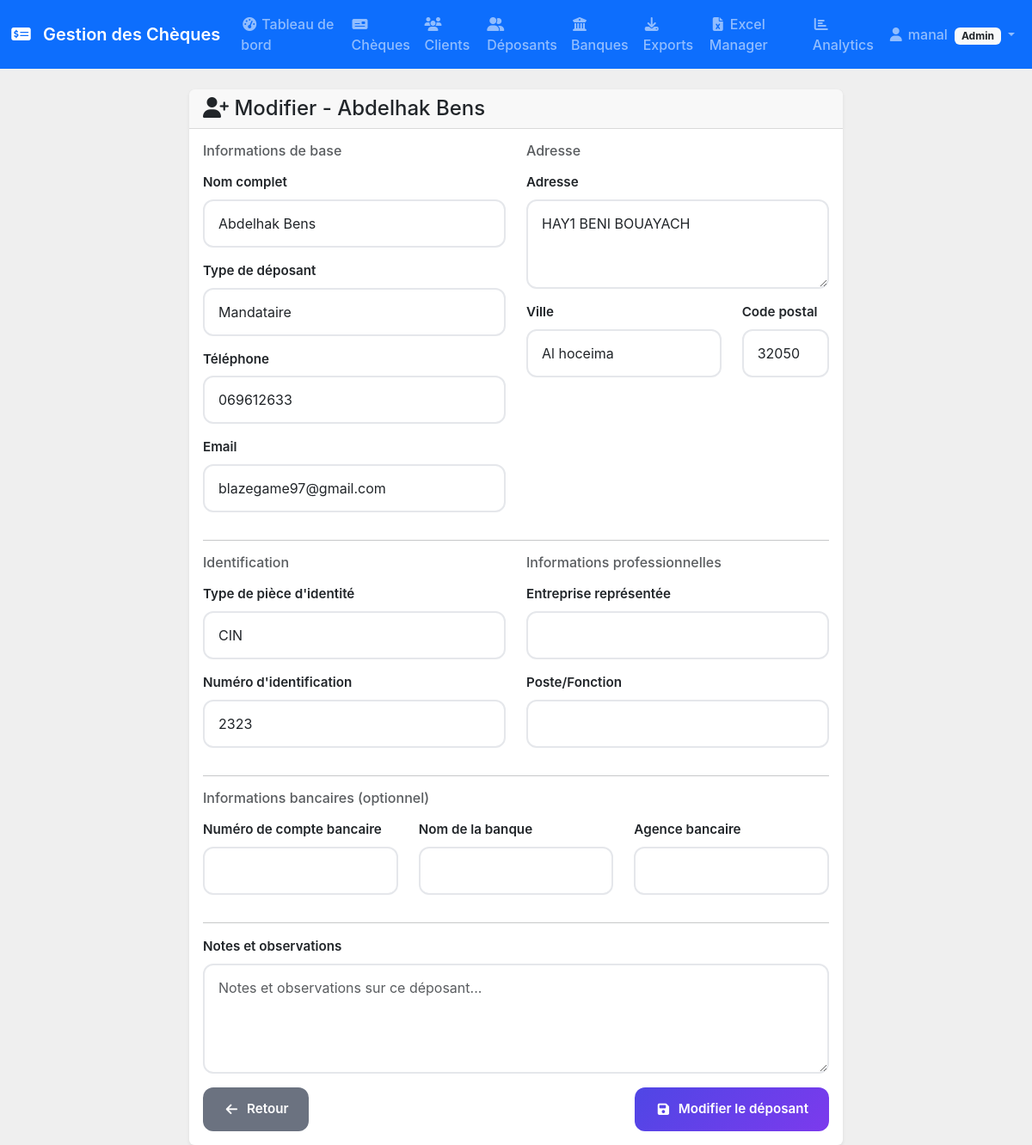
/depositors/depositors/1/edit (signed in), run on the app's committed database.
### models.py (models this page shows, shortened)
class User(UserMixin, db.Model):
    __tablename__ = 'users'
    id = db.Column(db.Integer, primary_key=True)
    username = db.Column(db.String(64), unique=True, nullable=False)
    email = db.Column(db.String(120), unique=True, nullable=False)
    password_hash = db.Column(db.String(256), nullable=False)
    role = db.Column(db.String(50), nullable=False, default='user')
    created_at = db.Column(db.DateTime, default=datetime.utcnow)
    is_active = db.Column(db.Boolean, default=True)
    last_login = db.Column(db.DateTime)
    phone = db.Column(db.String(20))
    department = db.Column(db.String(100))
    preferences = db.Column(db.Text)  # JSON preferences
    cheques_processed = db.Column(db.Integer, default=0)
    average_processing_time = db.Column(db.Float, default=0.0)
    audit_logs = db.relationship('AuditLog', backref='user', lazy=True)
    assigned_cheques = db.relationship('Cheque', lazy=True, foreign_keys='Cheque.assigned_user_id')
    __table_args__ = (
        CheckConstraint(role.in_(['admin', 'manager', 'employee', 'user']), name='check_user_role'),
        Index('idx_user_role', 'role'),
        Index('idx_user_active', 'is_active'),
    )

class Depositor(db.Model):
    __tablename__ = 'depositors'
    id = db.Column(db.Integer, primary_key=True)
    name = db.Column(db.String(200), nullable=False, index=True)
    type = db.Column(db.String(20), nullable=False, default='personne')  # personne, entreprise, mandataire
    phone = db.Column(db.String(20))
    email = db.Column(db.String(120))
    address = db.Column(db.Text)
    city = db.Column(db.String(100))
    postal_code = db.Column(db.String(20))
    id_number = db.Column(db.String(50))  # CIN, Passport, RC
    id_type = db.Column(db.String(20))  # cin, passport, rc, ice
    company_name = db.Column(db.String(200))
    job_title = db.Column(db.String(100))
    authorization_letter_path = db.Column(db.String(255))  # Scan of authorization letter
    bank_account_number = db.Column(db.String(50))
    bank_name = db.Column(db.String(100))
    bank_branch = db.Column(db.String(100))
    is_active = db.Column(db.Boolean, default=True, index=True)
    registration_date = db.Column(db.Date, default=date.today)
    last_deposit_date = db.Column(db.Date)
    total_deposits = db.Column(db.Integer, default=0)
    total_amount_deposited = db.Column(db.Numeric(15, 2), default=0)
    risk_level = db.Column(db.String(10), default='low')  # low, medium, high
    blocked = db.Column(db.Boolean, default=False)
    blocked_reason = db.Column(db.Text)
    blocked_date = db.Column(db.Date)
    blocked_by = db.Column(db.Integer, db.ForeignKey('users.id'))
    created_by = db.Column(db.Integer, db.ForeignKey('users.id'))
    created_at = db.Column(db.DateTime, default=datetime.utcnow)
    updated_at = db.Column(db.DateTime, default=datetime.utcnow, onupdate=datetime.utcnow)
    notes = db.Column(db.Text)
    deposited_cheques = db.relationship('Cheque', backref='depositor', lazy=True)
    deposit_logs = db.relationship('DepositLog', backref='depositor', lazy=True, cascade='all, delete-orphan')
    __table_args__ = (
        CheckConstraint(type.in_(['personne', 'entreprise', 'mandataire']), name='check_depositor_type'),
        CheckConstraint(id_type.in_(['cin', 'passport', 'rc', 'ice', 'carte_sejour']), name='check_id_type'),
        CheckConstraint(risk_level.in_(['low', 'medium', 'high']), name='check_depositor_risk'),
        Index('idx_depositor_name', 'name'),
        Index('idx_depositor_type', 'type'),
        Index('idx_depositor_active', 'is_active'),
        Index('idx_depositor_risk', 'risk_level'),
        Index('idx_depositor_id_number', 'id_number'),
        Index('idx_depositor_registration_date', 'registration_date'),
    )

### routes/depositors.py (the view, shortened to what this page needs)
@depositors_bp.route('/depositors/<int:id>/edit', methods=['GET', 'POST'])
@login_required
@role_required(['admin', 'comptable', 'agent'])
def edit_depositor(id):
    depositor = Depositor.query.get_or_404(id)
    form = DepositorForm(obj=depositor)
    return render_template('depositors/form.html',
                         form=form,
                         depositor=depositor,
                         title=f'Modifier - {depositor.name}')

### templates/depositors/form.html (shortened to what this page needs)
{% extends "base.html" %}
{% block content %}
<div class="container">
    <div class="row justify-content-center">
        <div class="col-lg-8">
            <div class="card">
                <div class="card-header">
                    <h4 class="mb-0">
                        <i class="fas fa-user-plus"></i> {{ title }}
                    </h4>
                </div>
                <div class="card-body">
                    <form method="POST" novalidate>
                        <div class="row">
                            <div class="col-md-6">
                                <h6 class="text-muted mb-3">Informations de base</h6>
                                <div class="mb-3">
                                    {{ form.name.label(class="form-label") }}
                                    {{ form.name(class="form-control" + (" is-invalid" if form.name.errors else "")) }}
                                </div>
                                <div class="mb-3">
                                    {{ form.type.label(class="form-label") }}
                                    {{ form.type(class="form-select" + (" is-invalid" if form.type.errors else ""), id="depositorType") }}
                                </div>
                                <div class="mb-3">
                                    {{ form.phone.label(class="form-label") }}
                                    {{ form.phone(class="form-control" + (" is-invalid" if form.phone.errors else "")) }}
                                </div>
                                <div class="mb-3">
                                    {{ form.email.label(class="form-label") }}
                                    {{ form.email(class="form-control" + (" is-invalid" if form.email.errors else "")) }}
                                </div>
                            </div>
                            <div class="col-md-6">
                                <h6 class="text-muted mb-3">Adresse</h6>
                                <div class="mb-3">
                                    {{ form.address.label(class="form-label") }}
                                    {{ form.address(class="form-control" + (" is-invalid" if form.address.errors else ""), rows="3") }}
                                </div>
                                <div class="row">
                                    <div class="col-md-8">
                                        <div class="mb-3">
                                            {{ form.city.label(class="form-label") }}
                                            {{ form.city(class="form-control" + (" is-invalid" if form.city.errors else "")) }}
                                        </div>
                                    </div>
                                    <div class="col-md-4">
                                        <div class="mb-3">
                                            {{ form.postal_code.label(class="form-label") }}
                                            {{ form.postal_code(class="form-control" + (" is-invalid" if form.postal_code.errors else "")) }}
                                        </div>
                                    </div>
                                </div>
                            </div>
                        </div>
                        <hr>
                        <div class="row">
                            <div class="col-md-6">
                                <h6 class="text-muted mb-3">Identification</h6>
                                <div class="mb-3">
                                    {{ form.id_type.label(class="form-label") }}
                                    {{ form.id_type(class="form-select" + (" is-invalid" if form.id_type.errors else "")) }}
                                </div>
                                <div class="mb-3">
                                    {{ form.id_number.label(class="form-label") }}
                                    {{ form.id_number(class="form-control" + (" is-invalid" if form.id_number.errors else "")) }}
                                </div>
                            </div>
                            <div class="col-md-6" id="professionalInfo">
                                <h6 class="text-muted mb-3">Informations professionnelles</h6>
                                <div class="mb-3">
                                    {{ form.company_name.label(class="form-label") }}
                                    {{ form.company_name(class="form-control" + (" is-invalid" if form.company_name.errors else "")) }}
                                </div>
                                <div class="mb-3">
                                    {{ form.job_title.label(class="form-label") }}
                                    {{ form.job_title(class="form-control" + (" is-invalid" if form.job_title.errors else "")) }}
                                </div>
                            </div>
                        </div>
                        <hr>
                        <div class="row">
                            <div class="col-md-12">
                                <h6 class="text-muted mb-3">Informations bancaires (optionnel)</h6>
                                <div class="row">
                                    <div class="col-md-4">
                                        <div class="mb-3">
                                            {{ form.bank_account_number.label(class="form-label") }}
                                            {{ form.bank_account_number(class="form-control" + (" is-invalid" if form.bank_account_number.errors else "")) }}
                                        </div>
                                    </div>
                                    <div class="col-md-4">
                                        <div class="mb-3">
                                            {{ form.bank_name.label(class="form-label") }}
                                            {{ form.bank_name(class="form-control" + (" is-invalid" if form.bank_name.errors else "")) }}
                                        </div>
                                    </div>
                                    <div class="col-md-4">
                                        <div class="mb-3">
                                            {{ form.bank_branch.label(class="form-label") }}
                                            {{ form.bank_branch(class="form-control" + (" is-invalid" if form.bank_branch.errors else "")) }}
                                        </div>
                                    </div>
                                </div>
                            </div>
                        </div>
                        <hr>
                        <div class="mb-3">
                            {{ form.notes.label(class="form-label") }}
                            {{ form.notes(class="form-control" + (" is-invalid" if form.notes.errors else ""), rows="4", placeholder="Notes et observations sur ce déposant...") }}
                        </div>
                        <div class="row">
                            <div class="col-md-12">
                                <div class="d-flex justify-content-between">
                                    <a href="{{ url_for('depositors.list_depositors') }}" class="btn btn-secondary">
                                        <i class="fas fa-arrow-left"></i> Retour
                                    </a>
                                    <button type="submit" class="btn btn-primary">
                                        <i class="fas fa-save"></i>
                                        {% if depositor %}Modifier{% else %}Créer{% endif %} le déposant
                                    </button>
                                </div>
                            </div>
                        </div>
                    </form>
                </div>
            </div>
        </div>
    </div>
</div>
{% endblock %}

### templates/base.html (shortened to what this page needs)
<!DOCTYPE html>
<html lang="fr">
<head>
    <link href="/static/css/bootstrap.min.css" rel="stylesheet">
    <link href="/static/css/all.min.css" rel="stylesheet">
    <link href="/static/css/font-awesome.min.css" rel="stylesheet">
    <link href="{{ url_for('static', filename='css/style.css') }}" rel="stylesheet">
</head>
<body>
    {% if current_user.is_authenticated %}
    <nav class="navbar navbar-expand-lg navbar-dark bg-primary">
        <div class="container">
            <a class="navbar-brand" href="{{ url_for('dashboard.index') }}">
                <i class="fas fa-money-check-alt me-2"></i>
                Gestion des Chèques
            </a>
            <div class="collapse navbar-collapse" id="navbarNav">
                <ul class="navbar-nav me-auto">
                    <li class="nav-item">
                        <a class="nav-link" href="{{ url_for('dashboard.index') }}">
                            <i class="fas fa-tachometer-alt me-1"></i>Tableau de bord
                        </a>
                    </li>
                    <li class="nav-item">
                        <a class="nav-link" href="{{ url_for('cheques.index') }}">
                            <i class="fas fa-money-check me-1"></i>Chèques
                        </a>
                    </li>
                    <li class="nav-item">
                        <a class="nav-link" href="{{ url_for('clients.index') }}">
                            <i class="fas fa-users me-1"></i>Clients
                        </a>
                    </li>
                    <li class="nav-item">
                        <a class="nav-link" href="{{ url_for('depositors.list_depositors') }}">
                            <i class="fas fa-user-friends me-1"></i>Déposants
                        </a>
                    </li>
                    {% if current_user.role == 'admin' %}
                    <li class="nav-item">
                        <a class="nav-link" href="{{ url_for('banks.index') }}">
                            <i class="fas fa-university me-1"></i>Banques
                        </a>
                    </li>
                    {% endif %}
                    <li class="nav-item">
                        <a class="nav-link" href="{{ url_for('exports.index') }}">
                            <i class="fas fa-download me-1"></i>Exports
                        </a>
                    </li>
                    <li class="nav-item">
                        <a class="nav-link" href="{{ url_for('excel_manager.excel_dashboard') }}">
                            <i class="fas fa-file-excel me-1"></i>Excel Manager
                        </a>
                    </li>
                    <li class="nav-item">
                        <a class="nav-link" href="{{ url_for('analytics.analytics_dashboard') }}">
                            <i class="fas fa-chart-bar me-1"></i>Analytics
                        </a>
                    </li>
                </ul>
                <ul class="navbar-nav">
                    <li class="nav-item dropdown">
                        <a class="nav-link dropdown-toggle" href="#" id="navbarDropdown" role="button" data-bs-toggle="dropdown">
                            <i class="fas fa-user me-1"></i>{{ current_user.username }}
                            <span class="badge bg-light text-dark ms-1">{{ current_user.role.title() }}</span>
                        </a>
                    </li>
                </ul>
            </div>
        </div>
    </nav>
    {% endif %}
    <main>
        {% if current_user.is_authenticated %}
        <div class="container mt-4">
            {% block content %}{% endblock %}
        </div>
        {% else %}
            {% block auth_content %}{% endblock %}
        {% endif %}
    </main>
</body>
</html>

### data on the page
User: username "manal", role "Admin"
Depositor: name "Abdelhak Bens", type "Mandataire", phone "069612633", email "blazegame97@gmail.com", address "HAY1 BENI BOUAYACH", city "Al hoceima", postal_code "32050", id_type "CIN", id_number "2323"

### other printed values
{{ title }} "Modifier - Abdelhak Bens"
